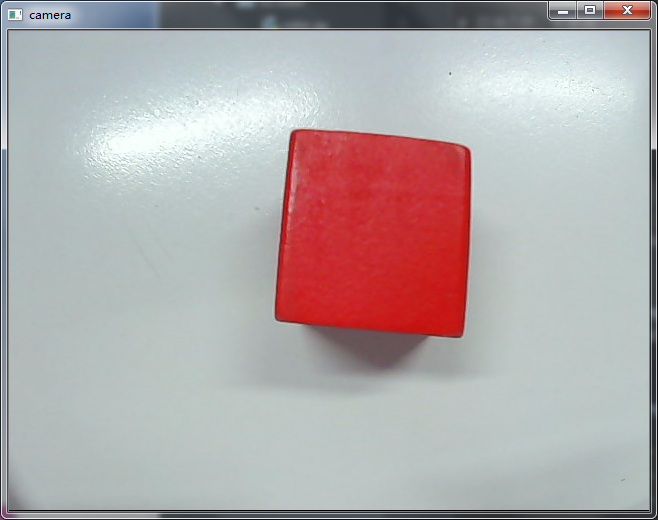
#> input picture sample/color_recognition/pic.png, 658 x 520 px, given in place of the camera
$ python shape_bak.py
#> lines starting #> are read from the running program, lines starting #| are printed output that depends on the picture; after the words box and inside, x2 and y2 are one past the last pixel; in counts of white or black regions, pixels touching at a corner belong together
import cv2
import numpy as np


# from BaseRobot import SimpleRobot
# robot = SimpleRobot("CameraMotion")


class CameraMotion:
	def __init__(self):
		self.cap = cv2.VideoCapture(0, cv2.CAP_DSHOW)
		self.cap.set(3, 480)  # 设置画面宽度
		self.cap.set(4, 640)  # 设置画面长度
		self.color_dist = {'red': {'Lower': np.array([156, 128, 46]), 'Upper': np.array([180, 255, 255])},  # 较好
						   # color_dist = {'red': {'Lower': np.array([0, 128, 46]), 'Upper': np.array([5, 255, 255])},#较好
						   # color_dist = {'red': {'Lower': np.array([0, 60, 60]), 'Upper': np.array([6, 255, 255])},#不好
						   'blue': {'Lower': np.array([100, 80, 46]), 'Upper': np.array([124, 255, 255])},
						   'green': {'Lower': np.array([35, 43, 35]), 'Upper': np.array([90, 255, 255])},
						   }
		self.idx_dist = ['red', 'blue', 'green']  # 颜色List
		self.CNT = 10  # 设置识别率计算次数
		self.rec_count = 0  # 自增值
		self.precision = [0, 0, 0]  # 识别度存储

	def analyse(self, frame, color_dict):
		dat = [0] * len(color_dict)  # 根据颜色长度定义数组
		for i in self.color_dist.keys():
			# print(i)
			index = {key: index for index, key in enumerate(self.color_dist)}.get(i)  # 获取字典对应下标
			result = self.recognizeColor(frame, self.color_dist[i]['Lower'], self.color_dist[i]['Upper'], 10000)
			if result:
				dat[index] = 1  # 对应颜色下标的数据赋值1
		# print(dat)
		return dat  # 返回数据组

	def recognizeColor(self, frame, lower, upper, area):
		result = False
		gs_frame = cv2.GaussianBlur(frame, (5, 5), 0)  # 高斯模糊
		hsv = cv2.cvtColor(gs_frame, cv2.COLOR_BGR2HSV)  # 转化成HSV图像
		erode_hsv = cv2.erode(hsv, None, iterations=2)  # 腐蚀粗的变细
		inRange_hsv = cv2.inRange(erode_hsv, lower, upper)  # 根据阀值，去除背景部分
		cnts = cv2.findContours(inRange_hsv.copy(), cv2.RETR_EXTERNAL, cv2.CHAIN_APPROX_SIMPLE)[-2]  # 获得形状块
		if cnts:  # 确认检测到形状块
			for c in cnts:
				# if the contour is not sufficiently large, ignore it
				if cv2.contourArea(c) < area:  # 获取形状块的面积大小，过滤小面积
					continue
				else:
					result = True
					c = max(cnts, key=cv2.contourArea)  # 在边界中找出面积最大的区域
					rect = cv2.minAreaRect(c)  # 形成最小外接矩形
					box = cv2.boxPoints(rect)  # 获取4矩形4个顶点坐标
					cv2.drawContours(frame, [np.int0(box)], -1, (0, 255, 255), 2)  # 画出矩形

					M = cv2.moments(c)  # 获取轮廓矩形属性字典
					cX = int(M["m10"] / M["m00"])  # 获取中心点X轴坐标
					cY = int(M["m01"] / M["m00"])  # 获取中心点Y轴坐标

					cv2.putText(frame, ("(X:" + str(cX) + " Y:" + str(cY) + ")"), (cX - 20, cY),
								cv2.FONT_HERSHEY_SIMPLEX,
								0.5, (255, 255, 255), 2)  # 文字显示方块中心点坐标
		return result

	def run(self):
		while self.cap.isOpened():
			ret, frame = self.cap.read()
#> frame is the input picture: shape (520, 658, 3); mean B, G, R 171.2, 171.1, 179.2
			if ret:
				if frame is not None:
					if self.rec_count < self.CNT:  # 循环计算次数
						self.rec_count = self.rec_count + 1
						list_color = self.analyse(frame, self.color_dist)  # 获取各个颜色识别的结果，返回list
#> the loop in analyse, `for i in self.color_dist.keys():` made 3 passes
#> cnts in recognizeColor on pass 3: 2 contours, all with area under 20
#> pass 1, in recognizeColor, `inRange_hsv = cv2.inRange(erode_hsv, lower, upper)`:
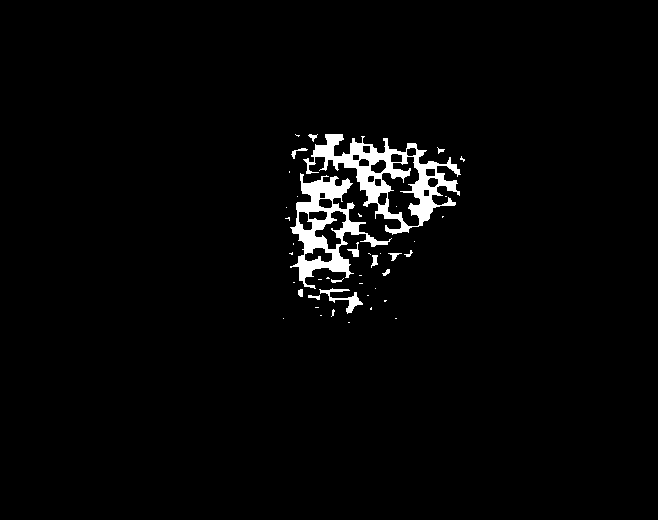
#> inRange_hsv: shape (520, 658); 2.6% white; 44 white regions (30 under 20 px), largest, box (x1, y1, x2, y2) and area: (303, 134, 461, 235) 4572, (290, 173, 392, 289) 3445, (319, 288, 363, 314) 312
#> after the loop in analyse, `for i in self.color_dist.keys():`: dat = [0, 0, 0]
#> list_color = [0, 0, 0]
						self.precision[0] = self.precision[0] + int(list_color[0])  # 计算下标为0的颜色识别的次数
						self.precision[1] = self.precision[1] + int(list_color[1])  # 计算下标为1的颜色识别的次数
						self.precision[2] = self.precision[2] + int(list_color[2])  # 计算下标为2的颜色识别的次数
					else:
						idx = self.precision.index(max(self.precision))  # 最大值下标
						print("识别颜色为：%s,识别率为:%d" % (self.idx_dist[idx], max(self.precision) / self.CNT))  # 打印识别颜色及识别度
						self.precision = [0, 0, 0]  # 清空识别度
						self.rec_count = 0
					cv2.imshow('camera', frame)  # 显示窗口
					if cv2.waitKey(1) == ord('q'):  # 当按键按下q键时退出
#> (key q is pressed here)
						break
				else:
					print("无画面")
			else:
				print("无法读取摄像头！")
		self.cap.release()
		cv2.waitKey(0)
		cv2.destroyAllWindows()


cmtion = CameraMotion()

if __name__ == "__main__":
	cmtion.run()
